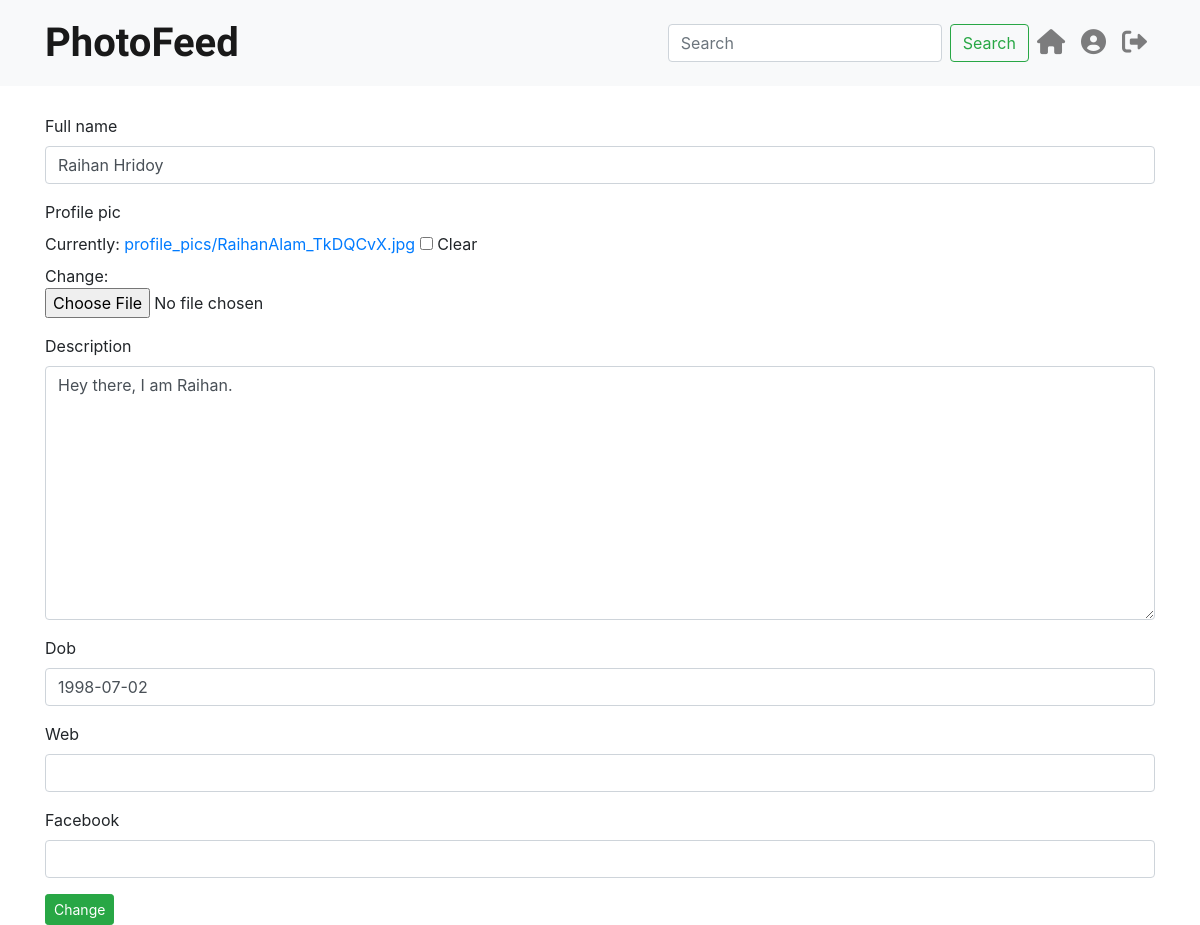
/accounts/edit (signed in), run on the app's committed database.
### Account_App/models.py (models this page shows)
class UserProfile(models.Model):
     user = models.OneToOneField(User,on_delete=models.CASCADE, related_name="user_profile")
     full_name = models.CharField(max_length=264,blank=True)
     profile_pic = models.ImageField(upload_to = 'profile_pics',blank=True)
     description = models.TextField(max_length=264,blank=True)
     dob = models.DateField(blank=True,null=True)
     web = models.URLField(blank=True)
     facebook = models.URLField(blank=True)

### Account_App/views.py (the view)
# urls.py: path('edit',views.edit_profile, name = 'edit_profile'),
@login_required
def edit_profile(request):
     current_user = UserProfile.objects.get(user=request.user )
     form = EditProfile(instance = current_user)
     if request.method == "POST":
          form = EditProfile(request.POST, request.FILES, instance = current_user)
          if form.is_valid():
               form.save(commit=True)
               form = EditProfile(instance=current_user)
               return HttpResponseRedirect(reverse('Account_App:profile'))
     return render(request,'Account_App/edit_profile.html',context={'form':form, 'title':'Edit Profile'})

### Account_App/forms.py
class EditProfile(forms.ModelForm):
     class Meta:
          dob = forms.DateField(widget=forms.DateInput(attrs={'type':'date'}))
          model = UserProfile
          exclude = ('user',)

### templates/Account_App/edit_profile.html (shortened to what this page needs)
{% extends 'navbar.html' %}
{% load crispy_forms_tags %}
{% block body_block %}
<form method="POST" enctype="multipart/form-data">
     {{form | crispy }}
     <button type="submit" class="btn btn-sm btn-success">Change</button>
</form>
{% endblock %}

### data on the page
UserProfile: full_name "Raihan Hridoy", description "Hey there, I am Raihan.", dob "1998-07-02"
